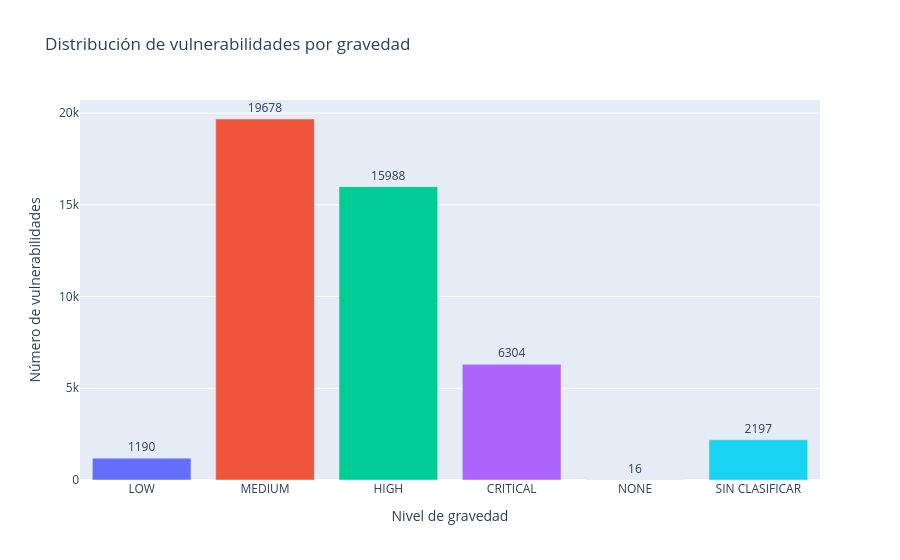

This figure's notebook cell:
### Code cell
# Gráfico de vulnerabilidades por gravedad

orden = [
    "LOW", "MEDIUM", "HIGH",
    "CRITICAL", "NONE", "SIN CLASIFICAR"
]

conteo = (
    df["gravedad"]
    .fillna("SIN CLASIFICAR")
    .value_counts()
    .reindex(orden, fill_value=0)
    .reset_index()
)

conteo.columns = ["Gravedad", "Cantidad"]

fig = px.bar(
    conteo,
    x="Gravedad",
    y="Cantidad",
    color="Gravedad",
    text="Cantidad",
    title="Distribución de vulnerabilidades por gravedad",
    labels={
        "Gravedad": "Nivel de gravedad",
        "Cantidad": "Número de vulnerabilidades"
    }
)

fig.update_traces(textposition="outside")
fig.update_layout(showlegend=False)
fig.show()

### Figure 1 — Plotly figure (JSON) as saved in the notebook; plotly's stock layout.template omitted (floating-point values rounded to 4 significant figures)
{"data": [{"hovertemplate": "Nivel de gravedad=%{x}<br>Número de vulnerabilidades=%{text}<extra></extra>", "legendgroup": "LOW", "marker": {"color": "#636efa", "pattern": {"shape": ""}}, "name": "LOW", "orientation": "v", "showlegend": true, "text": [1190.0], "textposition": "outside", "type": "bar", "x": ["LOW"], "xaxis": "x", "y": [1190], "yaxis": "y"}, {"hovertemplate": "Nivel de gravedad=%{x}<br>Número de vulnerabilidades=%{text}<extra></extra>", "legendgroup": "MEDIUM", "marker": {"color": "#EF553B", "pattern": {"shape": ""}}, "name": "MEDIUM", "orientation": "v", "showlegend": true, "text": [19680.0], "textposition": "outside", "type": "bar", "x": ["MEDIUM"], "xaxis": "x", "y": [19678], "yaxis": "y"}, {"hovertemplate": "Nivel de gravedad=%{x}<br>Número de vulnerabilidades=%{text}<extra></extra>", "legendgroup": "HIGH", "marker": {"color": "#00cc96", "pattern": {"shape": ""}}, "name": "HIGH", "orientation": "v", "showlegend": true, "text": [15990.0], "textposition": "outside", "type": "bar", "x": ["HIGH"], "xaxis": "x", "y": [15988], "yaxis": "y"}, {"hovertemplate": "Nivel de gravedad=%{x}<br>Número de vulnerabilidades=%{text}<extra></extra>", "legendgroup": "CRITICAL", "marker": {"color": "#ab63fa", "pattern": {"shape": ""}}, "name": "CRITICAL", "orientation": "v", "showlegend": true, "text": [6304.0], "textposition": "outside", "type": "bar", "x": ["CRITICAL"], "xaxis": "x", "y": [6304], "yaxis": "y"}, {"hovertemplate": "Nivel de gravedad=%{x}<br>Número de vulnerabilidades=%{text}<extra></extra>", "legendgroup": "NONE", "marker": {"color": "#FFA15A", "pattern": {"shape": ""}}, "name": "NONE", "orientation": "v", "showlegend": true, "text": [16.0], "textposition": "outside", "type": "bar", "x": ["NONE"], "xaxis": "x", "y": [16], "yaxis": "y"}, {"hovertemplate": "Nivel de gravedad=%{x}<br>Número de vulnerabilidades=%{text}<extra></extra>", "legendgroup": "SIN CLASIFICAR", "marker": {"color": "#19d3f3", "pattern": {"shape": ""}}, "name": "SIN CLASIFICAR", "orientation": "v", "showlegend": true, "text": [2197.0], "textposition": "outside", "type": "bar", "x": ["SIN CLASIFICAR"], "xaxis": "x", "y": [2197], "yaxis": "y"}], "layout": {"barmode": "relative", "legend": {"title": {"text": "Nivel de gravedad"}, "tracegroupgap": 0}, "showlegend": false, "title": {"text": "Distribución de vulnerabilidades por gravedad"}, "xaxis": {"anchor": "y", "categoryarray": ["LOW", "MEDIUM", "HIGH", "CRITICAL", "NONE", "SIN CLASIFICAR"], "categoryorder": "array", "domain": [0, 1], "title": {"text": "Nivel de gravedad"}}, "yaxis": {"anchor": "x", "domain": [0, 1], "title": {"text": "Número de vulnerabilidades"}}}}
